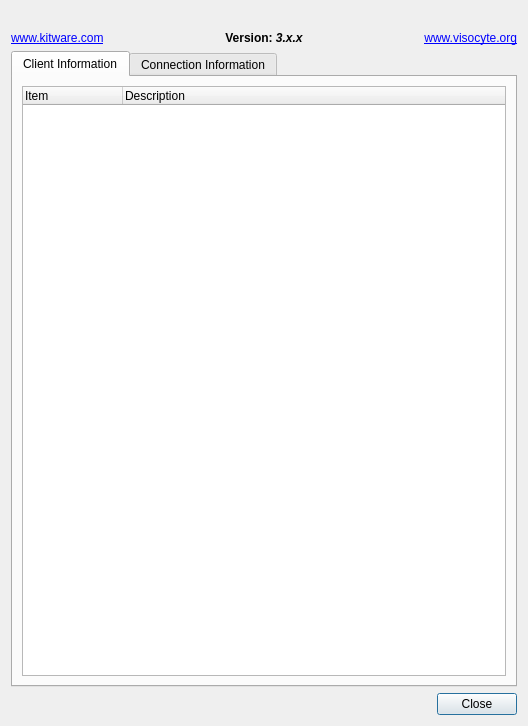
<?xml version="1.0" encoding="UTF-8"?>
<ui version="4.0">
 <class>pqAboutDialog</class>
 <widget class="QDialog" name="pqAboutDialog">
  <property name="geometry">
   <rect>
    <x>0</x>
    <y>0</y>
    <width>528</width>
    <height>726</height>
   </rect>
  </property>
  <property name="sizePolicy">
   <sizepolicy hsizetype="Minimum" vsizetype="Minimum">
    <horstretch>0</horstretch>
    <verstretch>0</verstretch>
   </sizepolicy>
  </property>
  <property name="windowTitle">
   <string>About ParaView</string>
  </property>
  <property name="modal">
   <bool>true</bool>
  </property>
  <layout class="QVBoxLayout" name="verticalLayout">
   <item>
    <widget class="QLabel" name="Image">
     <property name="text">
      <string/>
     </property>
     <property name="pixmap">
      <pixmap resource="../pqComponents.qrc">:/pqWidgets/Icons/PVSplashScreen.png</pixmap>
     </property>
     <property name="alignment">
      <set>Qt::AlignCenter</set>
     </property>
    </widget>
   </item>
   <item>
    <layout class="QHBoxLayout" name="horizontalLayout" stretch="0,1,0">
     <item>
      <widget class="QLabel" name="ParaViewLinkLabel">
       <property name="text">
        <string>&lt;html&gt;&lt;head/&gt;&lt;body&gt;&lt;p&gt;&lt;a href=&quot;http://www.kitware.com/&quot;&gt;&lt;span style=&quot; text-decoration: underline; color:palette(link);&quot;&gt;www.kitware.com&lt;/span&gt;&lt;/a&gt;&lt;/p&gt;&lt;/body&gt;&lt;/html&gt;</string>
       </property>
       <property name="openExternalLinks">
        <bool>true</bool>
       </property>
      </widget>
     </item>
     <item>
      <widget class="QLabel" name="VersionLabel">
       <property name="text">
        <string>&lt;html&gt;&lt;b&gt;Version: &lt;i&gt;3.x.x&lt;/i&gt;&lt;/b&gt;&lt;/html&gt;</string>
       </property>
       <property name="textFormat">
        <enum>Qt::AutoText</enum>
       </property>
       <property name="alignment">
        <set>Qt::AlignCenter</set>
       </property>
      </widget>
     </item>
     <item>
      <widget class="QLabel" name="KitwareLinkLabel">
       <property name="text">
        <string>&lt;html&gt;&lt;head/&gt;&lt;body&gt;&lt;p&gt;&lt;a href=&quot;http://www.visocyte.org/&quot;&gt;&lt;span style=&quot; text-decoration: underline; color:palette(link);&quot;&gt;www.visocyte.org&lt;/span&gt;&lt;/a&gt;&lt;/p&gt;&lt;/body&gt;&lt;/html&gt;</string>
       </property>
       <property name="textFormat">
        <enum>Qt::RichText</enum>
       </property>
       <property name="alignment">
        <set>Qt::AlignRight|Qt::AlignTrailing|Qt::AlignVCenter</set>
       </property>
       <property name="openExternalLinks">
        <bool>true</bool>
       </property>
      </widget>
     </item>
    </layout>
   </item>
   <item>
    <widget class="QTabWidget" name="tabWidget">
     <property name="currentIndex">
      <number>0</number>
     </property>
     <widget class="QWidget" name="tabClient">
      <attribute name="title">
       <string>Client Information</string>
      </attribute>
      <layout class="QVBoxLayout">
       <property name="spacing">
        <number>6</number>
       </property>
       <property name="margin">
        <number>9</number>
       </property>
       <item>
        <widget class="QTreeWidget" name="ClientInformation">
         <property name="alternatingRowColors">
          <bool>true</bool>
         </property>
         <property name="rootIsDecorated">
          <bool>false</bool>
         </property>
         <column>
          <property name="text">
           <string>Item</string>
          </property>
         </column>
         <column>
          <property name="text">
           <string>Description</string>
          </property>
         </column>
        </widget>
       </item>
      </layout>
     </widget>
     <widget class="QWidget" name="tabServer">
      <attribute name="title">
       <string>Connection Information</string>
      </attribute>
      <layout class="QGridLayout">
       <property name="margin">
        <number>9</number>
       </property>
       <property name="spacing">
        <number>6</number>
       </property>
       <item row="0" column="0">
        <widget class="QTreeWidget" name="ServerInformation">
         <property name="alternatingRowColors">
          <bool>true</bool>
         </property>
         <property name="rootIsDecorated">
          <bool>false</bool>
         </property>
         <column>
          <property name="text">
           <string>Item</string>
          </property>
         </column>
         <column>
          <property name="text">
           <string>Description</string>
          </property>
         </column>
        </widget>
       </item>
      </layout>
     </widget>
    </widget>
   </item>
   <item>
    <widget class="QDialogButtonBox" name="buttonBox">
     <property name="standardButtons">
      <set>QDialogButtonBox::Close</set>
     </property>
    </widget>
   </item>
  </layout>
 </widget>
 <resources>
  <include location="../pqComponents.qrc"/>
 </resources>
 <connections>
  <connection>
   <sender>buttonBox</sender>
   <signal>rejected()</signal>
   <receiver>pqAboutDialog</receiver>
   <slot>accept()</slot>
   <hints>
    <hint type="sourcelabel">
     <x>263</x>
     <y>703</y>
    </hint>
    <hint type="destinationlabel">
     <x>263</x>
     <y>362</y>
    </hint>
   </hints>
  </connection>
 </connections>
</ui>
